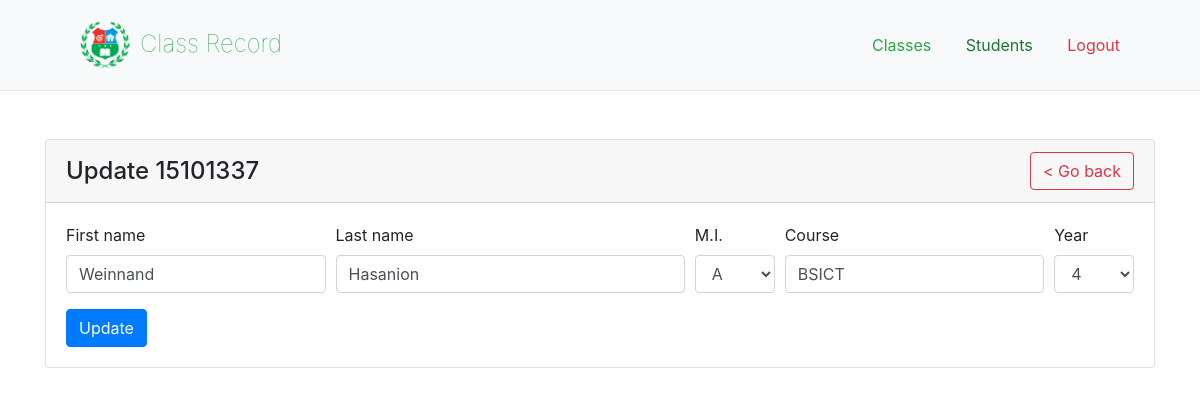
The app's page /update.php?id=15101337 with its own data.
### tables this page shows
CREATE TABLE `students` (
  `id_num` int(11) NOT NULL,
  `fname` varchar(20) NOT NULL DEFAULT 'NULL',
  `lname` varchar(20) NOT NULL DEFAULT 'NULL',
  `course` varchar(10) DEFAULT NULL,
  `yearlvl` int(11) DEFAULT NULL,
  `m_init` char(2) DEFAULT NULL
);

### update.php (the view, shortened to what this page needs)
<?php
require_once "connect.php";
$id_num =  $_GET["id"];
$sql = "SELECT * FROM students WHERE id_num = $id_num";
$query = mysqli_query($con, $sql);
$row = mysqli_fetch_assoc($query);
?>
<!doctype html>
<html lang="en">
  <head>
    <link rel="stylesheet" href="https://stackpath.bootstrapcdn.com/bootstrap/4.3.1/css/bootstrap.min.css">
  </head>
  <body>
    <header class="bg-light">
        <h4 class="text-success font-weight-lighter"><img src="icon/logo.png" width="50" height="50" alt="">Class Record</h4>
        <nav class="mynav">
            <ul>
                <li><a href="index.php" class="text-success">Classes</a></li>
                <li><a href="students.php" class="text-success active">Students</a></li>
                <li><a href="#" class="text-danger" id="logoutBtn">Logout</a></li>
            </ul>
        </nav>
    </header>
    <hr>
    <div class="container mt-5" id="newStudentCard">
        <div class="card">
            <div class="card-header">
                <h4 class="card-title d-inline">Update <?php echo $row["id_num"] ?></h4>
                <button class="btn btn-outline-danger float-right" id="backBtn">< Go back</button>
            </div>
            <div class="card-body">
                <div class="form-group">
                    <div class="form-row">
                        <div class="col-sm-3">
                            <label for="fname">First name</label>
                            <input type="text" class="form-control" name="fname" id="fname" value="<?php echo $row["fname"] ?>">
                        </div>
                        <div class="col-sm-4">
                            <label for="lname">Last name</label>
                            <input type="text" class="form-control" name="lname" id="lname" value="<?php echo $row["lname"] ?>">
                        </div>
                        <div class="col-sm-1">
                            <label for="m_init">M.I.</label>
                            <select name="m_init" id="m_init" class="form-control">
                                <?php
                                $initials = array("A", "B", "C", "D", "E", "F", "G", "H", "I", "J", "K", "L", "M", "N", "Ñ", "O", "P", "Q", "R", "S", "T", "U", "V", "W", "X", "Y", "Z",);
                                foreach($initials as $init){
                                    if($row["m_init"] == $init){
                                ?>
                                <option value="<?php echo $init ?>" selected><?php echo $init ?></option>
                                <?php
                                    }else{
                                ?>
                                <option value="<?php echo $init ?>"><?php echo $init ?></option>
                                <?php
                                    }
                                }
                                ?>
                            </select>
                        </div>
                        <div class="col-sm-3">
                            <label for="course">Course</label>
                            <input type="text" class="form-control" name="course" id="course" value="<?php echo $row["course"] ?>">
                        </div>
                        <div class="col-sm-1">
                            <label for="year">Year</label>
                            <select name="year" id="year" class="form-control">
                                <?php
                                $yearlvls = array("1", "2", "3", "4");
                                foreach($yearlvls as $year){
                                    if($row["yearlvl"] == $year){
                                ?>
                                    <option value="<?php echo $year ?>" selected><?php echo $year ?></option>
                                <?php
                                    }else{
                                ?>
                                    <option value="<?php echo $year ?>"><?php echo $year ?></option>
                                <?php
                                    }
                                }
                                ?>
                            </select>
                        </div>
                    </div>
                </div>
                <button class="btn btn-primary" id="updateBtn">Update</button>
            </div>
        </div>
    </div>
  </body>
</html>

### update.php (style rules this page uses)
header { display: flex; padding: 20px 80px; justify-content: space-between; align-items: center; }
h4 { margin: 0 !important; }
header > h4 > img { margin-right: 10px; }
.mynav > ul { list-style: none; margin: 0; }
.mynav > ul > li { display: inline; padding-left: 30px; }
.mynav > ul > li > a.active { filter: brightness(70%); }
hr { margin: 0; }
.card-header { display: flex; justify-content: space-between; align-items: center; }

### records on screen
students: id_num "15101337", fname "Weinnand", lname "Hasanion", m_init "A", course "BSICT", year "4"
